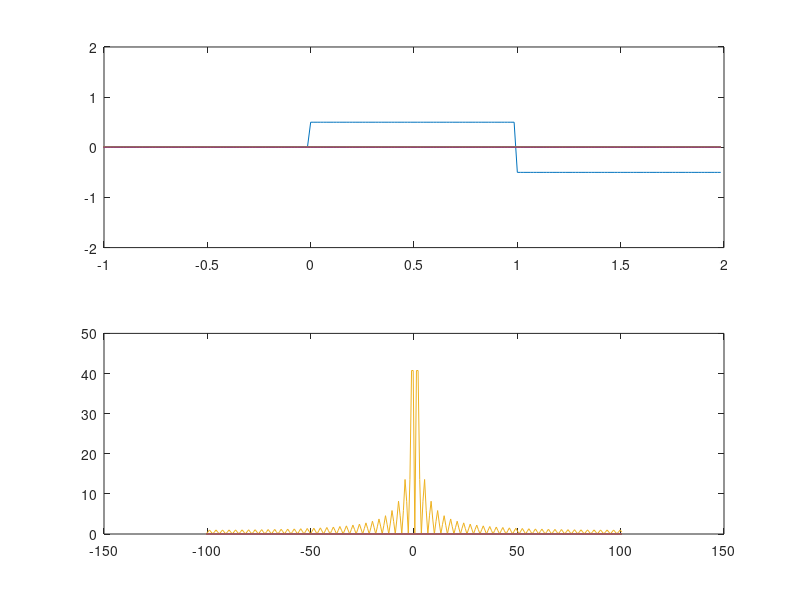

MATLAB code to generate this figure:
clear all; close all; clc;

L=4;
n=256;

m=0.5;

x = linspace(-L/2,L/2,n+1);  
t = x(1:n);

k = linspace(-pi/L*n/2,pi/L*n/2,n);

haar=zeros(n); 
for i=1:n
    if t(i)>=0 && t(i)<(1/(2*m))
        haar(i)=m;
    elseif t(i)>=(1/(2*m)) && t(i)<(1/m)
        haar(i)=-m;
    else
      haar(i)=0;
    end
end
subplot(2,1,1), plot(t,haar)
axis([-1 2 -2 2])
haart=fft(haar);
subplot(2,1,2), plot(k,abs(fftshift(haart)))
